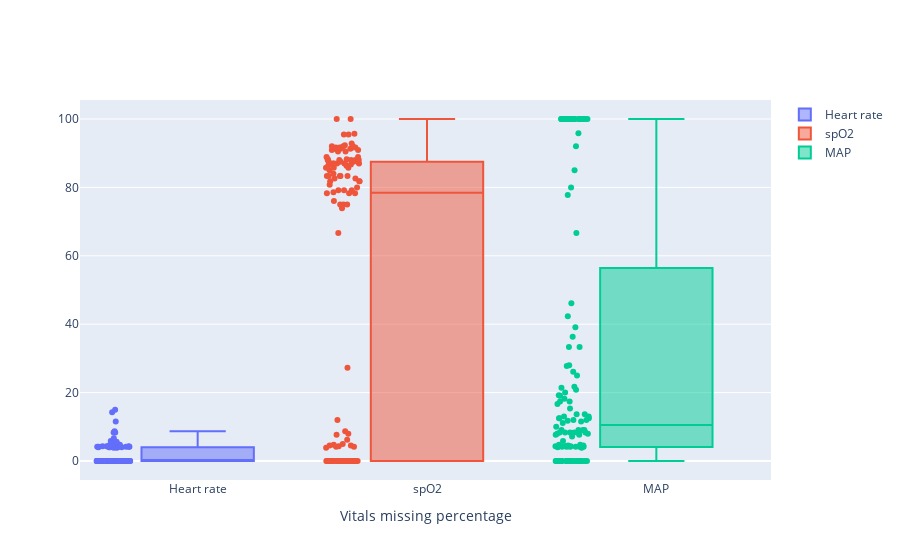

Notebook source saved alongside this figure:
### Markdown cell above
## Analysis of missing data

### Code cell
# /!\ code à clean 
import plotly.graph_objects as go

miss_hr = []
miss_spO2 = []
miss_map = []
miss_icp = []
miss_cpp = []
for i in range(len(bch)):
        percent_missing = bch[i].isnull().sum() * 100 / len(bch[i])
        missing_value_df = pandas.DataFrame({'percent_missing': percent_missing})
        miss_hr.append(percent_missing[2])
        miss_spO2.append(percent_missing[3])
        miss_map.append(percent_missing[4])
        miss_icp.append(percent_missing[5])
        miss_cpp.append(percent_missing[6])

fig = go.Figure()
fig.update_layout(xaxis_title='Vitals missing percentage')
fig.add_trace(go.Box(y=miss_hr, boxpoints='all', name = 'Heart rate'))
fig.add_trace(go.Box(y=miss_spO2, boxpoints='all', name = 'spO2'))
fig.add_trace(go.Box(y=miss_map, boxpoints='all', name = 'MAP'))
fig.show()

### Figure 1 — Plotly figure (JSON) as saved in the notebook; plotly's stock layout.template omitted (floating-point values rounded to 4 significant figures; data arrays with more than 128 entries replaced by an {"elided": "..."} marker saying what was removed)
{"data": [{"boxpoints": "all", "name": "Heart rate", "y": {"elided": "132 float values"}, "type": "box"}, {"boxpoints": "all", "name": "spO2", "y": {"elided": "132 float values"}, "type": "box"}, {"boxpoints": "all", "name": "MAP", "y": {"elided": "132 float values"}, "type": "box"}], "layout": {"xaxis": {"title": {"text": "Vitals missing percentage"}}}}
